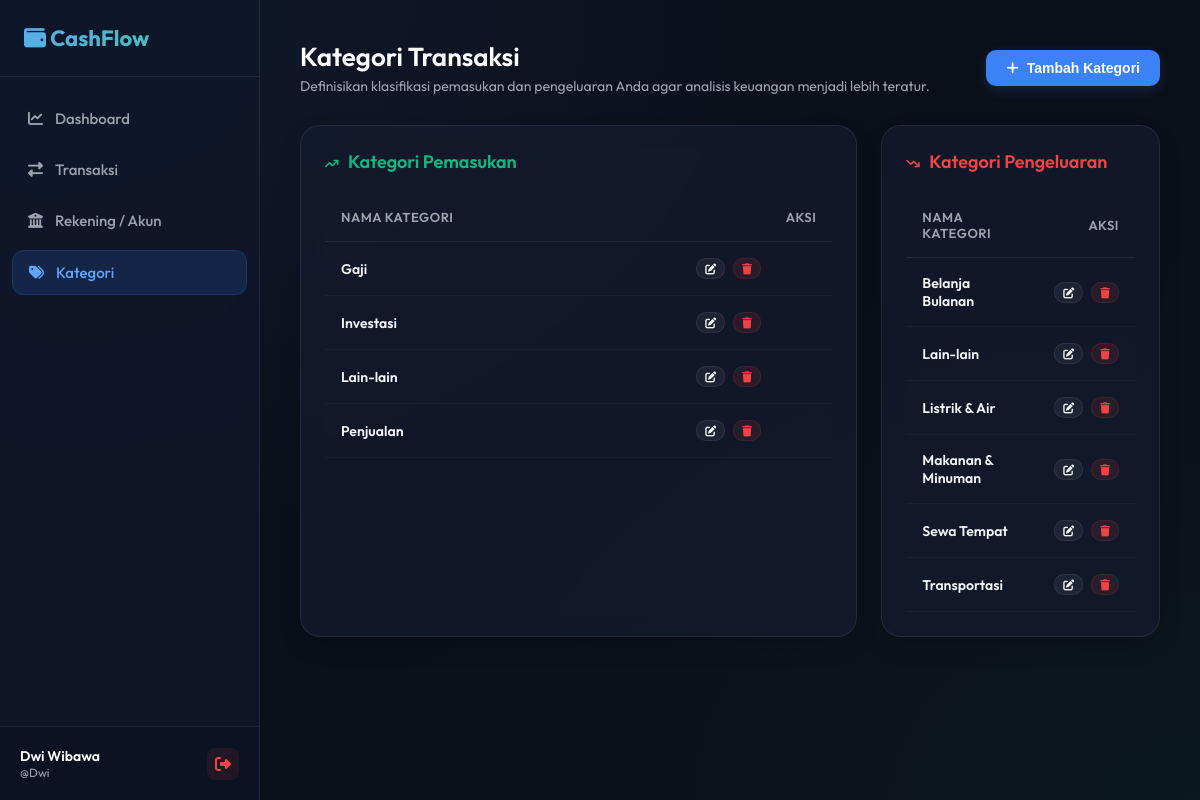
Page /kategori.php (signed in) on the committed database.
### tables this page shows
CREATE TABLE `kategori` (
  `id` bigint(20) NOT NULL,
  `nama_kategori` varchar(100) NOT NULL,
  `jenis` enum('masuk','keluar') NOT NULL
);

### kategori.php (the view, shortened to what this page needs)
<?php
require_once 'includes/header.php';
$db = getDBConnection();
$stmt = $db->prepare("SELECT * FROM kategori WHERE jenis = 'masuk' ORDER BY nama_kategori ASC");
$stmt->execute();
$masuk_categories = $stmt->fetchAll();
$stmt = $db->prepare("SELECT * FROM kategori WHERE jenis = 'keluar' ORDER BY nama_kategori ASC");
$stmt->execute();
$keluar_categories = $stmt->fetchAll();
?>
<div class="page-header">
    <div>
        <h2>Kategori Transaksi</h2>
        <p>Definisikan klasifikasi pemasukan dan pengeluaran Anda agar analisis keuangan menjadi lebih teratur.</p>
    </div>
    <div>
        <button class="btn btn-primary" onclick="openModal('addKategoriModal')">
            <i class="fa-solid fa-plus"></i> Tambah Kategori
        </button>
    </div>
</div>
<div class="content-grid">
    <div class="card">
        <div class="section-title">
            <span class="text-success"><i class="fa-solid fa-arrow-trend-up icon-spaced"></i> Kategori Pemasukan</span>
        </div>
        <div class="table-responsive">
            <table class="table">
                <thead>
                    <tr>
                        <th class="w-70">Nama Kategori</th>
                        <th class="w-30 text-right">Aksi</th>
                    </tr>
                </thead>
                <tbody>
                    <?php foreach ($masuk_categories as $cat): ?>
                        <tr>
                            <td class="font-semibold"><?= htmlspecialchars($cat['nama_kategori']) ?></td>
                            <td class="text-right">
                                <div class="flex-gap-8 text-right">
                                    <button class="btn btn-secondary btn-secondary-xs"
                                            onclick="editKategori(<?= $cat['id']; ?>, '<?= htmlspecialchars($cat['nama_kategori'], ENT_QUOTES); ?>', 'masuk')">
                                        <i class="fa-solid fa-edit"></i>
                                    </button>
                                    <a href="kategori.php?delete=<?= $cat['id']; ?>"
                                       class="btn btn-danger btn-secondary-xs"
                                       onclick="return confirm('Apakah Anda yakin ingin menghapus kategori ini? Semua transaksi dengan kategori ini juga akan terhapus!')">
                                        <i class="fa-solid fa-trash"></i>
                                    </a>
                                </div>
                            </td>
                        </tr>
                    <?php endforeach; ?>
                </tbody>
            </table>
        </div>
    </div>
    <div class="card">
        <div class="section-title">
            <span class="text-danger"><i class="fa-solid fa-arrow-trend-down icon-spaced"></i> Kategori Pengeluaran</span>
        </div>
        <div class="table-responsive">
            <table class="table">
                <thead>
                    <tr>
                        <th class="w-70">Nama Kategori</th>
                        <th class="w-30 text-right">Aksi</th>
                    </tr>
                </thead>
                <tbody>
                    <?php foreach ($keluar_categories as $cat): ?>
                        <tr>
                            <td class="font-semibold"><?= htmlspecialchars($cat['nama_kategori']) ?></td>
                            <td class="text-right">
                                <div class="flex-gap-8 text-right">
                                    <button class="btn btn-secondary btn-secondary-xs"
                                            onclick="editKategori(<?= $cat['id']; ?>, '<?= htmlspecialchars($cat['nama_kategori'], ENT_QUOTES); ?>', 'keluar')">
                                        <i class="fa-solid fa-edit"></i>
                                    </button>
                                    <a href="kategori.php?delete=<?= $cat['id']; ?>"
                                       class="btn btn-danger btn-secondary-xs"
                                       onclick="return confirm('Apakah Anda yakin ingin menghapus kategori ini? Semua transaksi dengan kategori ini juga akan terhapus!')">
                                        <i class="fa-solid fa-trash"></i>
                                    </a>
                                </div>
                            </td>
                        </tr>
                    <?php endforeach; ?>
                </tbody>
            </table>
        </div>
    </div>
</div>
<?php
require_once 'includes/footer.php';
?>

### css/style.css (style rules this page uses)
:root { --bg-main: #0b0f19; --bg-card: rgba(20, 28, 47, 0.7); --border-color: rgba(255, 255, 255, 0.08); --border-focus: #3b82f6; --primary: #3b82f6; --primary-hover: #2563eb; --success: #10b981; --success-hover: #059669; --danger: #ef4444; --danger-hover: #dc2626; --warning: #f59e0b; --text-main: #f3f4f6; --text-muted: #9ca3af; --sidebar-width: 260px; --transition: all 0.3s cubic-bezier(0.4, 0, 0.2, 1); --glow-blue: rgba(59, 130, 246, 0.15); --glow-emerald: rgba(16, 185, 129, 0.15); }
* { box-sizing: border-box; margin: 0; padding: 0; }
body { font-family: 'Outfit', 'Inter', sans-serif; background-color: var(--bg-main); background-image: radial-gradient(at 0% 0%, rgba(59, 130, 246, 0.1) 0px, transparent 50%), radial-gradient(at 100% 100%, rgba(16, 185, 129, 0.05) 0px, transparent 50%); background-attachment: fixed; color: var(--text-main); min-height: 100vh; overflow-x: hidden; }
.page-header { display: flex; justify-content: space-between; align-items: center; margin-bottom: 30px; }
.page-header h2 { font-size: 26px; font-weight: 600; color: #ffffff; }
.page-header p { color: var(--text-muted); font-size: 14px; margin-top: 4px; }
.card { background: var(--bg-card); border: 1px solid var(--border-color); border-radius: 20px; padding: 24px; box-shadow: 0 10px 30px -10px rgba(0,0,0,0.3); backdrop-filter: blur(12px); transition: var(--transition); position: relative; overflow: hidden; }
.content-grid { display: grid; grid-template-columns: 2fr 1fr; gap: 24px; margin-bottom: 30px; }
.section-title { display: flex; justify-content: space-between; align-items: center; margin-bottom: 20px; font-size: 18px; font-weight: 600; color: #ffffff; }
.btn { display: inline-flex; align-items: center; gap: 8px; padding: 10px 20px; font-size: 14px; font-weight: 600; border-radius: 10px; border: none; cursor: pointer; transition: var(--transition); text-decoration: none; }
.btn-primary { background: var(--primary); color: #ffffff; box-shadow: 0 4px 12px rgba(59, 130, 246, 0.2); }
.btn-danger { background: rgba(239, 68, 68, 0.1); color: var(--danger); border: 1px solid rgba(239, 68, 68, 0.15); }
.btn-secondary { background: rgba(255, 255, 255, 0.05); color: var(--text-main); border: 1px solid var(--border-color); }
.table-responsive { width: 100%; overflow-x: auto; }
.table { width: 100%; border-collapse: collapse; text-align: left; }
.table th { padding: 16px; font-size: 13px; font-weight: 600; color: var(--text-muted); text-transform: uppercase; letter-spacing: 0.5px; border-bottom: 1px solid var(--border-color); }
.table td { padding: 16px; font-size: 14px; color: var(--text-main); border-bottom: 1px solid rgba(255, 255, 255, 0.04); }
.text-success { color: #10b981 !important; }
.text-danger { color: #ef4444 !important; }
.text-right { text-align: right !important; }
.font-semibold { font-weight: 600 !important; }
.flex-gap-8 { display: flex; gap: 8px; }
.icon-spaced { margin-right: 6px; font-size: 12px; }
.btn-secondary-xs { padding: 4px 8px !important; font-size: 11px !important; }
.w-70 { width: 70% !important; }
.w-30 { width: 30% !important; }

### rows in the picture
kategori: nama_kategori "Gaji"
kategori: nama_kategori "Investasi"
kategori: nama_kategori "Lain-lain"
kategori: nama_kategori "Penjualan"
kategori: nama_kategori "Belanja Bulanan"
kategori: nama_kategori "Lain-lain"
kategori: nama_kategori "Listrik & Air"
kategori: nama_kategori "Makanan & Minuman"
kategori: nama_kategori "Sewa Tempat"
kategori: nama_kategori "Transportasi"

### other values in the picture
$currentUser['nama'] "Dwi Wibawa"
$currentUser['username'] "Dwi"
